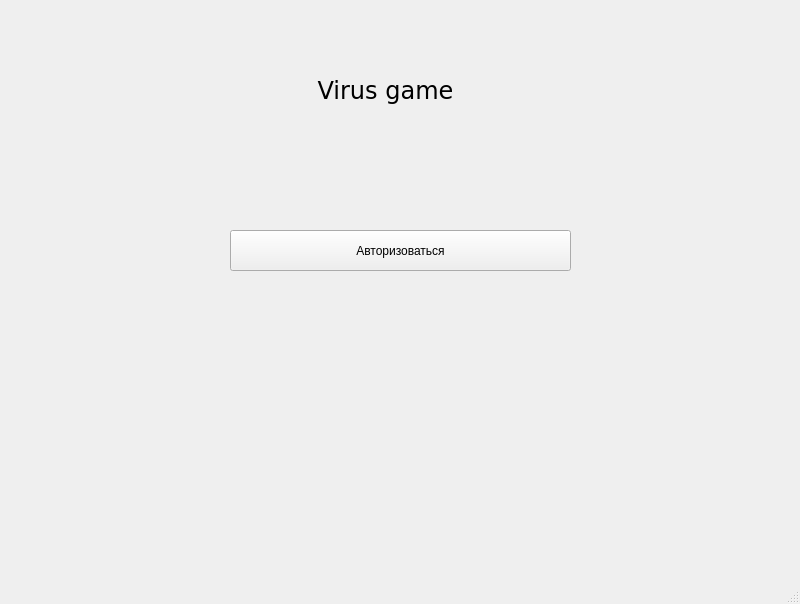
<?xml version="1.0" encoding="UTF-8"?>
<ui version="4.0">
 <class>MainWindow</class>
 <widget class="QMainWindow" name="MainWindow">
  <property name="geometry">
   <rect>
    <x>0</x>
    <y>0</y>
    <width>800</width>
    <height>604</height>
   </rect>
  </property>
  <property name="sizePolicy">
   <sizepolicy hsizetype="Ignored" vsizetype="Ignored">
    <horstretch>0</horstretch>
    <verstretch>0</verstretch>
   </sizepolicy>
  </property>
  <property name="windowTitle">
   <string>Virus Game</string>
  </property>
  <property name="windowIcon">
   <iconset>
    <normaloff>icon.png</normaloff>icon.png</iconset>
  </property>
  <property name="statusTip">
   <string/>
  </property>
  <property name="styleSheet">
   <string notr="true"/>
  </property>
  <widget class="QWidget" name="centralwidget">
   <widget class="QPushButton" name="avtor">
    <property name="geometry">
     <rect>
      <x>230</x>
      <y>230</y>
      <width>341</width>
      <height>41</height>
     </rect>
    </property>
    <property name="text">
     <string>Авторизоваться</string>
    </property>
   </widget>
   <widget class="QLabel" name="label">
    <property name="geometry">
     <rect>
      <x>210</x>
      <y>50</y>
      <width>351</width>
      <height>151</height>
     </rect>
    </property>
    <property name="font">
     <font>
      <family>Verdana</family>
      <pointsize>18</pointsize>
     </font>
    </property>
    <property name="text">
     <string>&lt;html&gt;&lt;head/&gt;&lt;body&gt;&lt;p align=&quot;center&quot;&gt;Virus game&lt;/p&gt;&lt;p align=&quot;center&quot;&gt;&lt;br/&gt;&lt;/p&gt;&lt;/body&gt;&lt;/html&gt;</string>
    </property>
   </widget>
  </widget>
  <widget class="QMenuBar" name="menubar">
   <property name="geometry">
    <rect>
     <x>0</x>
     <y>0</y>
     <width>800</width>
     <height>21</height>
    </rect>
   </property>
  </widget>
  <widget class="QStatusBar" name="statusbar"/>
 </widget>
 <resources/>
 <connections/>
</ui>
